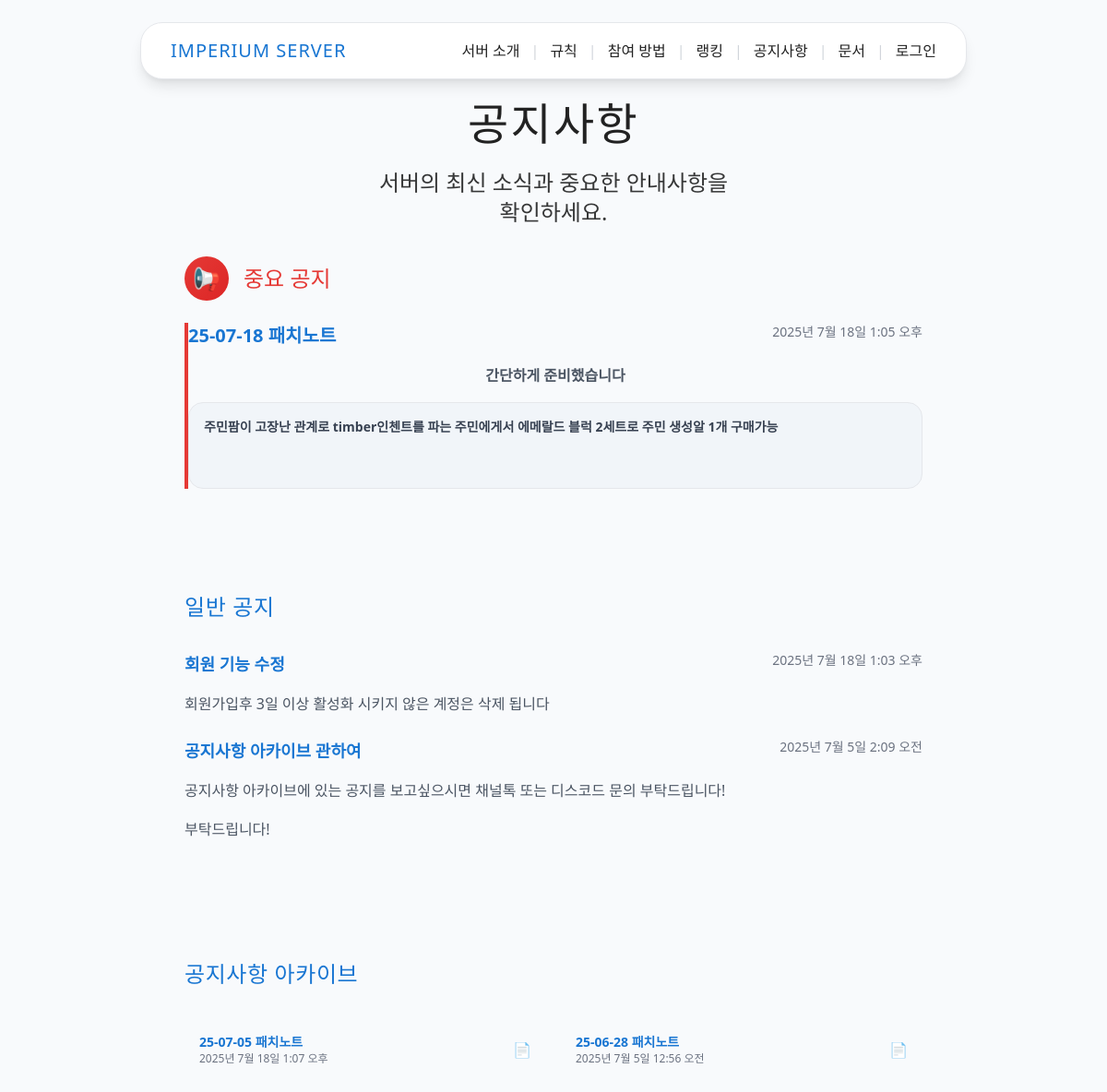
The page /notices/ on the database its author committed.
### notice/models.py (models this page shows, shortened)
class ImportantNotice(models.Model):
    title = models.CharField("title", max_length=200, null=True, blank=True)
    content0 = models.TextField("content0", null=True, blank=True)
    content1 = models.TextField("content1", null=True, blank=True)
    created_at = models.DateTimeField("createdAt", default=timezone.now, null=True, blank=True)
    class Meta:
        ordering = ['-created_at']

class NormalNotice(models.Model):
    title = models.CharField("title", max_length=200, null=True, blank=True)
    content0 = models.TextField("content0", null=True, blank=True)
    content1 = models.TextField("content1", null=True, blank=True)
    created_at = models.DateTimeField("createdAt", default=timezone.now, null=True, blank=True)
    class Meta:
        ordering = ['-created_at']

class ArchivedNotice(models.Model):
    title = models.CharField("title", max_length=200, null=True, blank=True)
    content0 = models.TextField("content0", null=True, blank=True)
    content1 = models.TextField("content1", null=True, blank=True)
    created_at = models.DateTimeField("createdAt", default=timezone.now, null=True, blank=True)
    class Meta:
        ordering = ['-created_at']

### notice/views.py (the view)
# urls.py: path('', views.notice_list, name='list'),
def notice_list(request):
    ImportantNotices = ImportantNotice.objects.all()
    NormalNotices = NormalNotice.objects.all()
    ArchivedNotices = ArchivedNotice.objects.all()
    return render(request, 'notice/index.html', {'ImportantNotices': ImportantNotices, 'NormalNotices': NormalNotices, 'ArchivedNotices': ArchivedNotices})

### templates/notice/index.html (shortened to what this page needs)
{% extends "base.html" %}
{% block content %}
<section class="section-header">
    <div class="max-w-4xl mx-auto px-4 text-center">
        <h1 class="font-pixel text-4xl md:text-5xl mb-6 tracking-wider text-shadow-pixel">
            공지사항
        </h1>
        <p class="text-xl md:text-2xl opacity-90 leading-relaxed max-w-3xl mx-auto">
            서버의 최신 소식과 중요한 안내사항을<br class="hidden md:block">
            확인하세요.
        </p>
    </div>
</section>
<section class="content-section">
    <div class="max-w-4xl mx-auto px-4">
        <div class="card-component p-8 mb-12">
            <div class="flex items-center space-x-4 mb-6">
                <div class="w-12 h-12 bg-gradient-to-br from-mc-red to-red-600 rounded-3xl flex items-center justify-center">
                    <span class="text-2xl">📢</span>
                </div>
                <h2 class="font-pixel text-2xl text-mc-red">중요 공지</h2>
            </div>
            {% for ImportantNotice in ImportantNotices %}
                <div class="notice-card group hover:shadow-toss-xl transition-all duration-200 border-l-4 border-mc-red">
                    <div class="flex items-start justify-between mb-4">
                        <h3 class="font-semibold text-mc-blue text-xl group-hover:text-blue-600 transition-colors">{{ ImportantNotice.title }}</h3>
                        <span class="text-sm text-gray-500">{{ ImportantNotice.created_at }}</span>
                    </div>
                    <pre class="text-gray-600 leading-relaxed mb-4 font-semibold font-sans whitespace-pre-wrap break-words" style="text-align: center;">{{ ImportantNotice.content0 }}</pre>
                    <div class="bg-mc-gray rounded-2xl p-4 border border-gray-200">
                        <pre class="text-sm text-gray-700 font-semibold font-sans whitespace-pre-wrap break-words">{{ ImportantNotice.content1 }}</p>
                    </div>
                </div>
            {% empty %}
                <p>공지사항이 없습니다.</p>
            {% endfor %}
        </div>
        <div class="card-component p-8 mb-12">
            <h2 class="font-pixel text-2xl text-mc-blue mb-8 tracking-wide">일반 공지</h2>
            <div class="space-y-6">
                {% for NormalNotice in NormalNotices %}
                    <div class="notice-card group hover:shadow-toss-xl transition-all duration-200">
                        <div class="flex items-start justify-between mb-4">
                            <h3 class="font-semibold text-mc-blue text-lg group-hover:text-blue-600 transition-colors">{{ NormalNotice.title }}</h3>
                            <span class="text-sm text-gray-500">{{ NormalNotice.created_at }}</span>
                        </div>
                        <pre class="text-gray-600 leading-relaxed mb-4 font-sans whitespace-pre-wrap break-words">{{ NormalNotice.content0 }}</pre>
                        <pre class="text-gray-600 leading-relaxed mb-4 font-sans whitespace-pre-wrap break-words">{{ NormalNotice.content1 }}</pre>
                    </div>
                {% empty %}
                    <p>공지사항이 없습니다.</p>
                {% endfor %}
            </div>
        </div>
        <div class="card-component p-8">
            <h2 class="font-pixel text-2xl text-mc-blue mb-8 tracking-wide">공지사항 아카이브</h2>
            <div class="grid md:grid-cols-2 gap-4">
                {% for ArchivedNotice in ArchivedNotices %}
                    <a href="{% url 'notice:archived_notice' ArchivedNotice.id %}">
                        <div class="stats-card p-4 group hover:shadow-toss-lg transition-all duration-200 cursor-pointer">
                            <div class="flex items-center justify-between">
                                <div>
                                    <h3 class="font-semibold text-mc-blue text-sm group-hover:text-blue-600 transition-colors">{{ ArchivedNotice.title }}</h3>
                                    <p class="text-gray-500 text-xs">{{ ArchivedNotice.created_at }}</p>
                                </div>
                                <span class="text-gray-400">📄</span>
                            </div>
                        </div>
                    </a>
                {% empty %}
                    <p>공지사항이 없습니다.</p>
                {% endfor %}
            </div>
        </div>
    </div>
</section>
{% endblock %}

### static/main/index.css (style rules this page uses)
:root { --mc-green: #5e7c16; --mc-brown: #7c5e3c; --mc-light: #f3f3f3; --mc-dark: #222; --mc-accent: #b6e53e; --mc-border: #cfcfcf; }
html, body { margin: 0; padding: 0; font-family: 'Segoe UI', 'Malgun Gothic', 'Arial', sans-serif; background: var(--mc-light); color: var(--mc-dark); min-height: 100vh; }
.content-section { margin-bottom: 2.5rem; }

### templates/base.html (style rules this page uses)
.card-component { @apply bg-white rounded-2xl md:rounded-3xl shadow-toss hover:shadow-toss-lg transition-all duration-300 border border-gray-100; }
.section-header { @apply bg-gradient-to-r from-mc-blue to-blue-600 text-white py-12 md:py-20; }
.content-section { @apply py-8 md:py-16 bg-white; }
.stats-card { @apply bg-white rounded-xl md:rounded-2xl p-4 md:p-6 shadow-toss hover:shadow-toss-lg transition-all duration-200 border border-gray-100; }
.notice-card { @apply bg-white rounded-xl md:rounded-2xl p-4 md:p-6 shadow-toss hover:shadow-toss-lg transition-all duration-200 border border-gray-100; }

### rows shown on the page
ImportantNotice: title "25-07-18 패치노트", created_at "2025년 7월 18일 1:05 오후", content0 "간단하게 준비했습니다", content1 "주민팜이 고장난 관계로 timber인첸트를 파는 주민에게서 에메랄드 블럭 2세트로 주민 생성알 1개 구매가능"
NormalNotice: title "회원 기능 수정", created_at "2025년 7월 18일 1:03 오후", content0 "회원가입후 3일 이상 활성화 시키지 않은 계정은 삭제 됩니다"
NormalNotice: title "공지사항 아카이브 관하여", created_at "2025년 7월 5일 2:09 오전", content0 "공지사항 아카이브에 있는 공지를 보고싶으시면 채널톡 또는 디스코드 문의 부탁드립니다!", content1 "부탁드립니다!"
ArchivedNotice: title "25-07-05 패치노트", created_at "2025년 7월 18일 1:07 오후"
ArchivedNotice: title "25-06-28 패치노트", created_at "2025년 7월 5일 12:56 오전"
